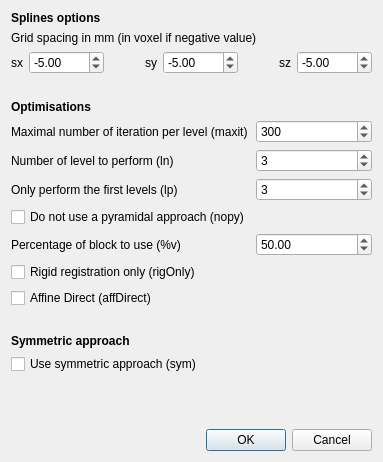
<?xml version="1.0" encoding="UTF-8"?>
<ui version="4.0">
 <class>dlgRegistrationAdvancedOptions</class>
 <widget class="QDialog" name="dlgRegistrationAdvancedOptions">
  <property name="geometry">
   <rect>
    <x>0</x>
    <y>0</y>
    <width>383</width>
    <height>462</height>
   </rect>
  </property>
  <property name="windowTitle">
   <string>Dialog</string>
  </property>
  <layout class="QGridLayout" name="gridLayout">
   <item row="0" column="0">
    <layout class="QVBoxLayout" name="verticalLayout">
     <item>
      <widget class="QLabel" name="titleSplinesOptions">
       <property name="font">
        <font>
         <weight>75</weight>
         <bold>true</bold>
        </font>
       </property>
       <property name="text">
        <string>Splines options</string>
       </property>
      </widget>
     </item>
     <item>
      <widget class="QLabel" name="descriptionSplinesOptions">
       <property name="font">
        <font>
         <weight>50</weight>
         <bold>false</bold>
        </font>
       </property>
       <property name="text">
        <string>Grid spacing in mm (in voxel if negative value)</string>
       </property>
      </widget>
     </item>
     <item>
      <layout class="QHBoxLayout" name="splineForm">
       <item>
        <widget class="QLabel" name="sx">
         <property name="text">
          <string>sx</string>
         </property>
        </widget>
       </item>
       <item>
        <widget class="QDoubleSpinBox" name="spinBoxSx">
         <property name="minimum">
          <double>-9999.000000000000000</double>
         </property>
         <property name="maximum">
          <double>9999.000000000000000</double>
         </property>
         <property name="value">
          <double>-5.000000000000000</double>
         </property>
        </widget>
       </item>
       <item>
        <spacer name="spacer1">
         <property name="orientation">
          <enum>Qt::Horizontal</enum>
         </property>
         <property name="sizeHint" stdset="0">
          <size>
           <width>10</width>
           <height>0</height>
          </size>
         </property>
        </spacer>
       </item>
       <item>
        <widget class="QLabel" name="sy">
         <property name="text">
          <string>sy</string>
         </property>
        </widget>
       </item>
       <item>
        <widget class="QDoubleSpinBox" name="spinBoxSy">
         <property name="minimum">
          <double>-9999.000000000000000</double>
         </property>
         <property name="maximum">
          <double>9999.000000000000000</double>
         </property>
         <property name="value">
          <double>-5.000000000000000</double>
         </property>
        </widget>
       </item>
       <item>
        <spacer name="spacer2">
         <property name="orientation">
          <enum>Qt::Horizontal</enum>
         </property>
         <property name="sizeHint" stdset="0">
          <size>
           <width>10</width>
           <height>0</height>
          </size>
         </property>
        </spacer>
       </item>
       <item>
        <widget class="QLabel" name="sz">
         <property name="text">
          <string>sz</string>
         </property>
        </widget>
       </item>
       <item>
        <widget class="QDoubleSpinBox" name="spinBoxSz">
         <property name="minimum">
          <double>-9999.000000000000000</double>
         </property>
         <property name="maximum">
          <double>9999.000000000000000</double>
         </property>
         <property name="value">
          <double>-5.000000000000000</double>
         </property>
        </widget>
       </item>
      </layout>
     </item>
     <item>
      <spacer name="vSpacerSplines">
       <property name="orientation">
        <enum>Qt::Vertical</enum>
       </property>
       <property name="sizeType">
        <enum>QSizePolicy::Minimum</enum>
       </property>
       <property name="sizeHint" stdset="0">
        <size>
         <width>20</width>
         <height>20</height>
        </size>
       </property>
      </spacer>
     </item>
     <item>
      <widget class="QLabel" name="titleOptimisation">
       <property name="font">
        <font>
         <weight>75</weight>
         <bold>true</bold>
        </font>
       </property>
       <property name="text">
        <string>Optimisations</string>
       </property>
      </widget>
     </item>
     <item>
      <layout class="QFormLayout" name="optimisationsForm">
       <item row="0" column="0">
        <layout class="QVBoxLayout" name="verticalLayout_2">
         <item>
          <widget class="QLabel" name="lblMaxIt">
           <property name="text">
            <string>Maximal number of iteration per level (maxit)</string>
           </property>
          </widget>
         </item>
        </layout>
       </item>
       <item row="0" column="1">
        <widget class="QSpinBox" name="spinBoxMaxIt">
         <property name="minimum">
          <number>1</number>
         </property>
         <property name="maximum">
          <number>999999999</number>
         </property>
         <property name="value">
          <number>300</number>
         </property>
        </widget>
       </item>
       <item row="1" column="0">
        <widget class="QLabel" name="lblLn">
         <property name="text">
          <string>Number of level to perform (ln)</string>
         </property>
        </widget>
       </item>
       <item row="1" column="1">
        <widget class="QSpinBox" name="spinBoxLn">
         <property name="minimum">
          <number>0</number>
         </property>
         <property name="maximum">
          <number>999999999</number>
         </property>
         <property name="value">
          <number>3</number>
         </property>
        </widget>
       </item>
       <item row="2" column="0">
        <widget class="QLabel" name="lblLp">
         <property name="text">
          <string>Only perform the first levels (lp)</string>
         </property>
        </widget>
       </item>
       <item row="2" column="1">
        <widget class="QSpinBox" name="spinBoxLp">
         <property name="minimum">
          <number>0</number>
         </property>
         <property name="maximum">
          <number>999999999</number>
         </property>
         <property name="value">
          <number>3</number>
         </property>
        </widget>
       </item>
       <item row="3" column="0">
        <widget class="QCheckBox" name="checkBoxNopy">
         <property name="text">
          <string>Do not use a pyramidal approach (nopy)</string>
         </property>
        </widget>
       </item>
       <item row="4" column="0">
        <widget class="QLabel" name="lblPctOfBlock">
         <property name="text">
          <string>Percentage of block to use (%v)</string>
         </property>
        </widget>
       </item>
       <item row="4" column="1">
        <widget class="QDoubleSpinBox" name="spinBoxPctBlock">
         <property name="maximum">
          <double>100.000000000000000</double>
         </property>
         <property name="value">
          <double>50.000000000000000</double>
         </property>
        </widget>
       </item>
       <item row="5" column="0">
        <widget class="QCheckBox" name="checkBoxRigOnly">
         <property name="text">
          <string>Rigid registration only (rigOnly)</string>
         </property>
        </widget>
       </item>
       <item row="6" column="0">
        <widget class="QCheckBox" name="checkBoxAffDirect">
         <property name="text">
          <string>Affine Direct (affDirect)</string>
         </property>
        </widget>
       </item>
      </layout>
     </item>
     <item>
      <spacer name="vSpacerOptimisations">
       <property name="orientation">
        <enum>Qt::Vertical</enum>
       </property>
       <property name="sizeType">
        <enum>QSizePolicy::Minimum</enum>
       </property>
       <property name="sizeHint" stdset="0">
        <size>
         <width>20</width>
         <height>20</height>
        </size>
       </property>
      </spacer>
     </item>
     <item>
      <widget class="QLabel" name="titleSymmetricApproach">
       <property name="font">
        <font>
         <weight>75</weight>
         <bold>true</bold>
        </font>
       </property>
       <property name="text">
        <string>Symmetric approach</string>
       </property>
      </widget>
     </item>
     <item>
      <widget class="QCheckBox" name="checkBoxSym">
       <property name="text">
        <string>Use symmetric approach (sym)</string>
       </property>
      </widget>
     </item>
     <item>
      <spacer name="vSpacerSymmetricApproach">
       <property name="orientation">
        <enum>Qt::Vertical</enum>
       </property>
       <property name="sizeType">
        <enum>QSizePolicy::Expanding</enum>
       </property>
       <property name="sizeHint" stdset="0">
        <size>
         <width>20</width>
         <height>20</height>
        </size>
       </property>
      </spacer>
     </item>
     <item>
      <widget class="QDialogButtonBox" name="btnOk">
       <property name="orientation">
        <enum>Qt::Horizontal</enum>
       </property>
       <property name="standardButtons">
        <set>QDialogButtonBox::Cancel|QDialogButtonBox::Ok</set>
       </property>
      </widget>
     </item>
    </layout>
   </item>
  </layout>
 </widget>
 <resources/>
 <connections>
  <connection>
   <sender>btnOk</sender>
   <signal>accepted()</signal>
   <receiver>dlgRegistrationAdvancedOptions</receiver>
   <slot>accept()</slot>
   <hints>
    <hint type="sourcelabel">
     <x>248</x>
     <y>254</y>
    </hint>
    <hint type="destinationlabel">
     <x>157</x>
     <y>274</y>
    </hint>
   </hints>
  </connection>
  <connection>
   <sender>btnOk</sender>
   <signal>rejected()</signal>
   <receiver>dlgRegistrationAdvancedOptions</receiver>
   <slot>reject()</slot>
   <hints>
    <hint type="sourcelabel">
     <x>316</x>
     <y>260</y>
    </hint>
    <hint type="destinationlabel">
     <x>286</x>
     <y>274</y>
    </hint>
   </hints>
  </connection>
 </connections>
</ui>
